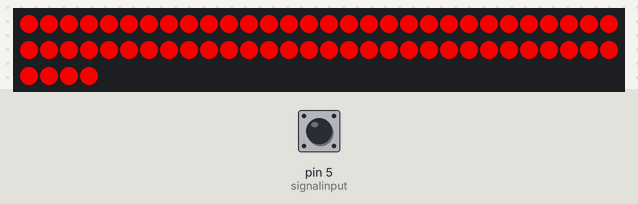
Bench run of a sketch on a simulated Arduino Uno, built with avr-gcc and run on an emulated ATmega328P. Shown: 64 RGB LEDs in strip order, left to right, continuing on the next row. Inputs (shaded band) come from the test bench; at power-on: pin 5 (signalinput) HIGH.

Above: at 1.3 s.
1.4 s: pin 5 (signalinput) pulled LOW for 0.2 s
At 1.7 s:
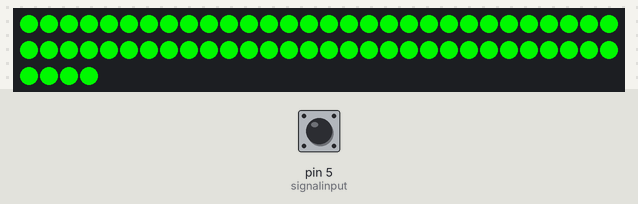
3.3 s: pin 5 (signalinput) pulled LOW for 3.2 s
Timing chart, 0 to 6.3 s (numbered marks = the images above; inputs shaded):
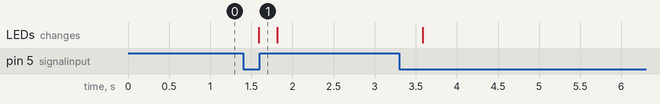

Measured:
- after the input at 1.4 s, the LEDs: change after 0.19 s (image 1)

The sketch:

mosfet1.ino
```cpp
#include <Adafruit_NeoPixel.h>
#ifdef __AVR__
 #include <avr/power.h>
#endif

#define PIXEL_PIN 4
#define NUMPIXELS 64
#define BRIGHTNESS 230
Adafruit_NeoPixel strip(NUMPIXELS, PIXEL_PIN, NEO_GRB + NEO_KHZ800);

const int signalinput=5;
boolean state = HIGH;

void setup() {
  strip.setBrightness(BRIGHTNESS);
  strip.begin(); // Initialize NeoPixel strip object (REQUIRED)
  //strip.show();  // Initialize all pixels to 'off'
  pinMode(signalinput,INPUT_PULLUP);
  colorWipe(strip.Color(255,0,0),0);//Red
  strip.show();
  Serial.begin(9600);
}

void loop() {
  state = digitalRead(signalinput);
  if(state==LOW) {
    //digitalWrite(LampControl,HIGH);
    colorWipe(strip.Color(0,255,0),0);//Green
    strip.show();
    delay(50);
  } else {
    //digitalWrite(LampControl,LOW);
    colorWipe(strip.Color(255,0,0),0);//Red
    strip.show();
  }
  //Serial.println(state);
}

void colorWipe(uint32_t color, int wait) {
  for(int i=0; i<strip.numPixels(); i++) { // For each pixel in strip...
    strip.setPixelColor(i, color);         //  Set pixel's color (in RAM)
    strip.show();                          //  Update strip to match
    delay(wait);                           //  Pause for a moment
  }
}
```
